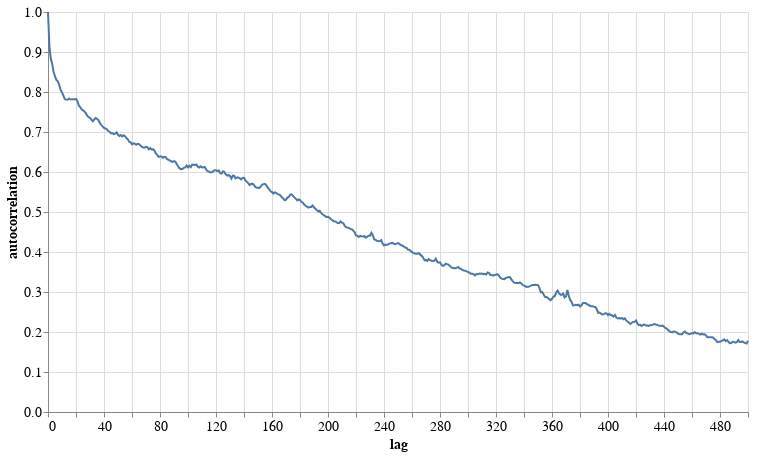

This figure's notebook cell:
### Code cell
n_lags = 500
autocorrelation = acf(all_sales_df["units"], nlags=n_lags)

autocorrelation_df = pd.DataFrame({"lag": list(range(0, n_lags + 1)), "autocorrelation": autocorrelation})

alt.Chart(autocorrelation_df).mark_line() \
.encode(
    x = alt.X("lag:Q"),
    y = alt.Y("autocorrelation:Q")
).properties(width=700, height=400).configure_axis(
    labelFontSize=14,
    titleFontSize=14
).configure_title(fontSize=20)

### Figure 1 — Vega-Lite specification as saved in the notebook (floating-point values rounded to 4 significant figures; data arrays with more than 128 entries replaced by an {"elided": "..."} marker saying what was removed)
{"$schema": "https://vega.github.io/schema/vega-lite/v4.8.1.json", "config": {"axis": {"labelFontSize": 14, "titleFontSize": 14}, "title": {"fontSize": 20}, "view": {"continuousHeight": 300, "continuousWidth": 400}}, "data": {"name": "data-8cf231aa245f161179a93a8cbf5d2b5a"}, "datasets": {"data-8cf231aa245f161179a93a8cbf5d2b5a": {"elided": "501 records"}}, "encoding": {"x": {"field": "lag", "type": "quantitative"}, "y": {"field": "autocorrelation", "type": "quantitative"}}, "height": 400, "mark": "line", "width": 700}
